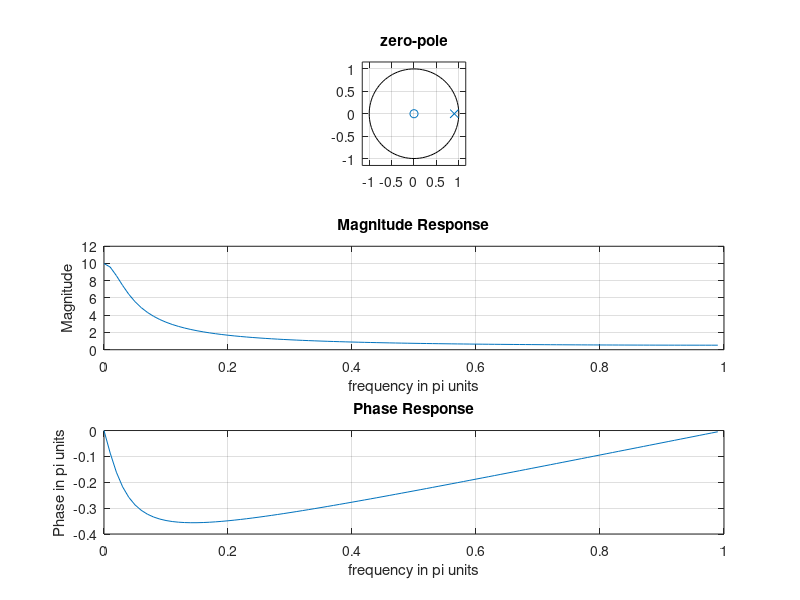

The MATLAB source for this figure:
b = [1, 0]; a = [1, -0.9]; 
subplot(3,1,1);
zplane(b,a)
title('zero-pole');
[H,w] = freqz(b,a,100); magH = abs(H); phaH = angle(H);
subplot(3,1,2);plot(w/pi,magH);grid
xlabel('frequency in pi units'); ylabel('Magnitude');
title('Magnitude Response')
subplot(3,1,3);plot(w/pi,phaH/pi);grid
xlabel('frequency in pi units'); ylabel('Phase in pi units');
title('Phase Response')

